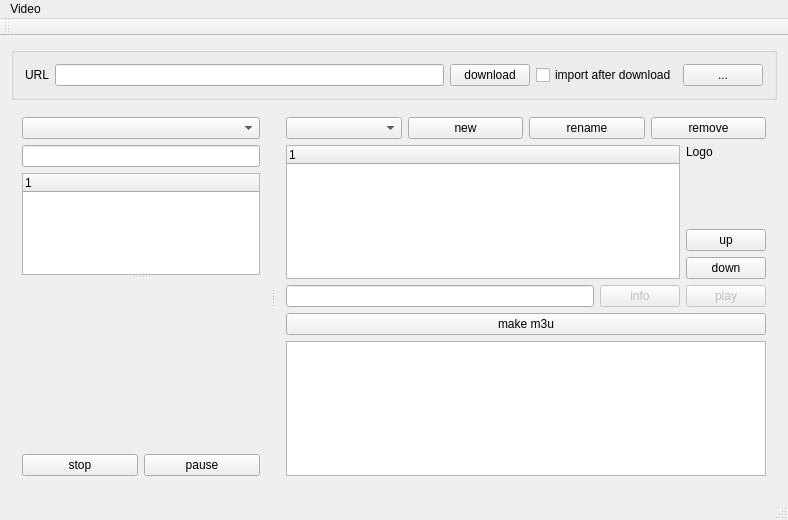
<?xml version="1.0" encoding="UTF-8"?>
<ui version="4.0">
 <class>MainWindow</class>
 <widget class="QMainWindow" name="MainWindow">
  <property name="geometry">
   <rect>
    <x>0</x>
    <y>0</y>
    <width>788</width>
    <height>520</height>
   </rect>
  </property>
  <property name="windowTitle">
   <string>m3uMan</string>
  </property>
  <widget class="QWidget" name="centralWidget">
   <layout class="QGridLayout" name="gridLayout_2">
    <item row="0" column="0">
     <widget class="QGroupBox" name="groupBox">
      <property name="maximumSize">
       <size>
        <width>16777215</width>
        <height>53</height>
       </size>
      </property>
      <property name="title">
       <string/>
      </property>
      <layout class="QGridLayout" name="gridLayout">
       <item row="0" column="3">
        <widget class="QCheckBox" name="chkImport">
         <property name="text">
          <string>import after download</string>
         </property>
        </widget>
       </item>
       <item row="0" column="4">
        <widget class="QPushButton" name="edtLoad">
         <property name="text">
          <string>...</string>
         </property>
        </widget>
       </item>
       <item row="0" column="2">
        <widget class="QPushButton" name="edtDownload">
         <property name="maximumSize">
          <size>
           <width>16777215</width>
           <height>29</height>
          </size>
         </property>
         <property name="text">
          <string>download</string>
         </property>
        </widget>
       </item>
       <item row="0" column="1">
        <widget class="QLineEdit" name="edtUrl"/>
       </item>
       <item row="0" column="0">
        <widget class="QLabel" name="txtUrl">
         <property name="text">
          <string>URL</string>
         </property>
        </widget>
       </item>
      </layout>
     </widget>
    </item>
    <item row="1" column="0">
     <widget class="QSplitter" name="splitter_2">
      <property name="orientation">
       <enum>Qt::Horizontal</enum>
      </property>
      <widget class="QWidget" name="layoutWidget">
       <layout class="QVBoxLayout" name="verticalLayout_2">
        <item>
         <widget class="QComboBox" name="cboGroupTitels">
          <property name="toolTip">
           <string>select a program group you are looking for</string>
          </property>
         </widget>
        </item>
        <item>
         <widget class="QLineEdit" name="edtFilter">
          <property name="toolTip">
           <string>enter the name of a station you are looking for</string>
          </property>
          <property name="text">
           <string/>
          </property>
         </widget>
        </item>
        <item>
         <widget class="QSplitter" name="splitter">
          <property name="orientation">
           <enum>Qt::Vertical</enum>
          </property>
          <widget class="QTreeWidget" name="treeWidget">
           <property name="mouseTracking">
            <bool>true</bool>
           </property>
           <property name="sizeAdjustPolicy">
            <enum>QAbstractScrollArea::AdjustToContents</enum>
           </property>
           <property name="selectionMode">
            <enum>QAbstractItemView::MultiSelection</enum>
           </property>
           <column>
            <property name="text">
             <string notr="true">1</string>
            </property>
           </column>
          </widget>
          <widget class="VlcWidgetVideo" name="widVideo" native="true">
           <property name="minimumSize">
            <size>
             <width>160</width>
             <height>120</height>
            </size>
           </property>
          </widget>
         </widget>
        </item>
        <item>
         <layout class="QHBoxLayout" name="horizontalLayout_5">
          <item>
           <widget class="QPushButton" name="cmdStop">
            <property name="text">
             <string>stop</string>
            </property>
           </widget>
          </item>
          <item>
           <widget class="QPushButton" name="cmdPause">
            <property name="text">
             <string>pause</string>
            </property>
           </widget>
          </item>
         </layout>
        </item>
       </layout>
      </widget>
      <widget class="QWidget" name="layoutWidget">
       <layout class="QVBoxLayout" name="verticalLayout_3">
        <item>
         <layout class="QHBoxLayout" name="horizontalLayout_2">
          <item>
           <widget class="QComboBox" name="cboPlaylists"/>
          </item>
          <item>
           <widget class="QPushButton" name="cmdNewPlaylist">
            <property name="text">
             <string>new</string>
            </property>
           </widget>
          </item>
          <item>
           <widget class="QPushButton" name="cmdRenamePlaylist">
            <property name="text">
             <string>rename</string>
            </property>
           </widget>
          </item>
          <item>
           <widget class="QPushButton" name="cmdDeletePlaylist">
            <property name="text">
             <string>remove</string>
            </property>
           </widget>
          </item>
         </layout>
        </item>
        <item>
         <layout class="QHBoxLayout" name="horizontalLayout_4">
          <item>
           <widget class="QTreeWidget" name="twPLS_Items">
            <property name="mouseTracking">
             <bool>true</bool>
            </property>
            <property name="columnCount">
             <number>1</number>
            </property>
            <column>
             <property name="text">
              <string notr="true">1</string>
             </property>
            </column>
           </widget>
          </item>
          <item>
           <layout class="QVBoxLayout" name="verticalLayout">
            <item>
             <widget class="QLabel" name="lblLogo">
              <property name="maximumSize">
               <size>
                <width>320</width>
                <height>240</height>
               </size>
              </property>
              <property name="text">
               <string>Logo</string>
              </property>
             </widget>
            </item>
            <item>
             <spacer name="verticalSpacer">
              <property name="orientation">
               <enum>Qt::Vertical</enum>
              </property>
              <property name="sizeHint" stdset="0">
               <size>
                <width>20</width>
                <height>40</height>
               </size>
              </property>
             </spacer>
            </item>
            <item>
             <widget class="QPushButton" name="cmdMoveUp">
              <property name="text">
               <string>up</string>
              </property>
             </widget>
            </item>
            <item>
             <widget class="QPushButton" name="cmdMoveDown">
              <property name="text">
               <string>down</string>
              </property>
             </widget>
            </item>
           </layout>
          </item>
         </layout>
        </item>
        <item>
         <layout class="QHBoxLayout" name="horizontalLayout">
          <item>
           <widget class="QLineEdit" name="edtStationUrl"/>
          </item>
          <item>
           <widget class="QPushButton" name="cmdGatherData">
            <property name="enabled">
             <bool>false</bool>
            </property>
            <property name="text">
             <string>info</string>
            </property>
           </widget>
          </item>
          <item>
           <widget class="QPushButton" name="cmdPlayStream">
            <property name="enabled">
             <bool>false</bool>
            </property>
            <property name="text">
             <string>play</string>
            </property>
           </widget>
          </item>
         </layout>
        </item>
        <item>
         <layout class="QHBoxLayout" name="horizontalLayout_3">
          <item>
           <widget class="QPushButton" name="cmdMakePlaylist">
            <property name="text">
             <string>make m3u</string>
            </property>
           </widget>
          </item>
         </layout>
        </item>
        <item>
         <widget class="QTextEdit" name="edtOutput"/>
        </item>
       </layout>
      </widget>
     </widget>
    </item>
   </layout>
  </widget>
  <widget class="QMenuBar" name="menuBar">
   <property name="geometry">
    <rect>
     <x>0</x>
     <y>0</y>
     <width>788</width>
     <height>30</height>
    </rect>
   </property>
   <widget class="QMenu" name="menuVideo">
    <property name="title">
     <string>Video</string>
    </property>
    <addaction name="actionPause"/>
    <addaction name="actionStop"/>
    <addaction name="actionEqualizer"/>
   </widget>
   <addaction name="menuVideo"/>
  </widget>
  <widget class="QToolBar" name="mainToolBar">
   <attribute name="toolBarArea">
    <enum>TopToolBarArea</enum>
   </attribute>
   <attribute name="toolBarBreak">
    <bool>false</bool>
   </attribute>
  </widget>
  <widget class="QStatusBar" name="statusBar"/>
  <action name="actionPause">
   <property name="checkable">
    <bool>true</bool>
   </property>
   <property name="text">
    <string>Pause</string>
   </property>
  </action>
  <action name="actionStop">
   <property name="text">
    <string>Stop</string>
   </property>
  </action>
  <action name="actionEqualizer">
   <property name="text">
    <string>Equalizer</string>
   </property>
  </action>
 </widget>
 <layoutdefault spacing="6" margin="11"/>
 <customwidgets>
  <customwidget>
   <class>VlcWidgetVideo</class>
   <extends>QWidget</extends>
   <header location="global">VLCQtWidgets/WidgetVideo.h</header>
   <container>1</container>
  </customwidget>
 </customwidgets>
 <resources/>
 <connections/>
</ui>
